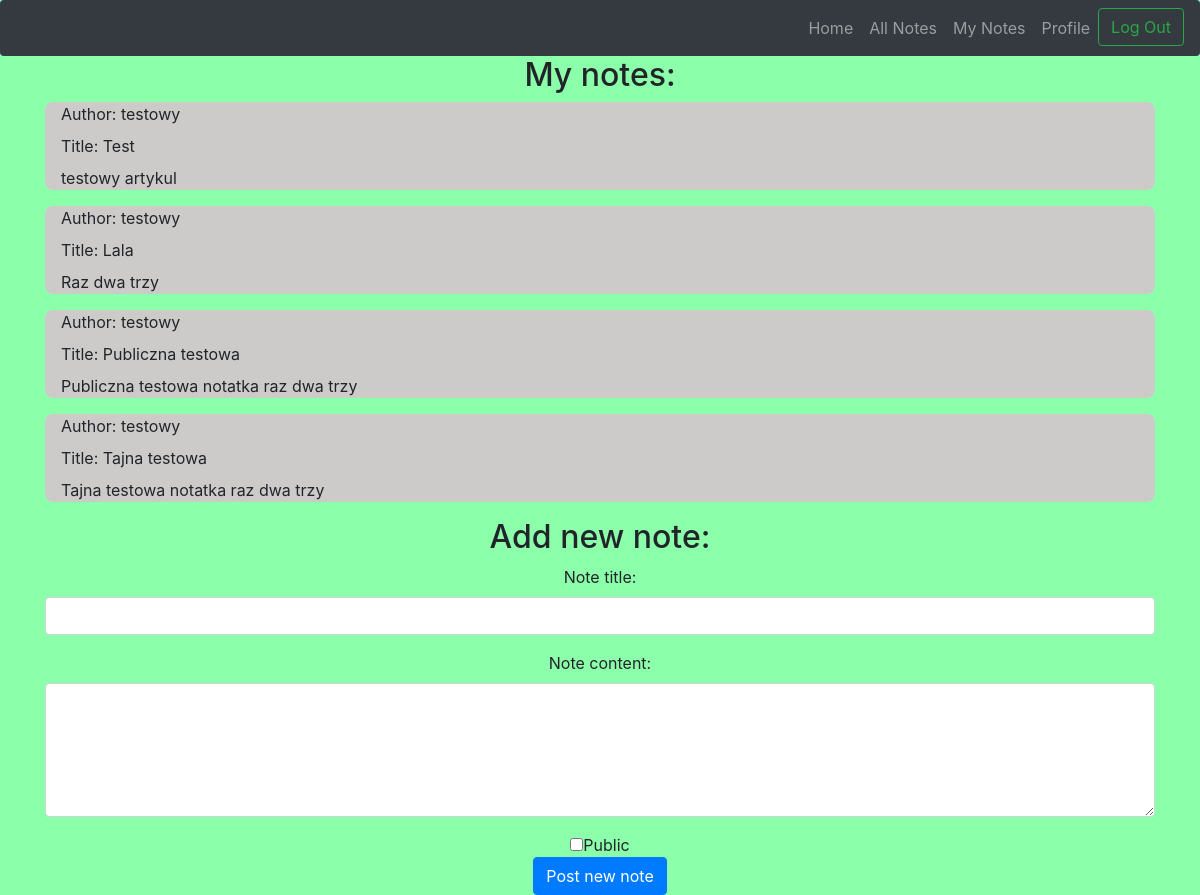
The page /user/notes/private (signed in) on the database its author committed.
### app/models.py (models this page shows)
class Note(db.Model):
    id = db.Column(db.Integer, primary_key=True)
    title = db.Column(db.String(150))
    text = db.Column(db.String(500))
    owner_mail = db.Column(db.String(100))
    owner_name = db.Column(db.String(100))
    is_public = db.Column(db.Boolean, default=False)

### app/user.py (the view)
@user.route('/user/notes/private')
@login_required
def my_notes():
    notes = load_private_notes()
    return render_template('user-private-notes.html', notes=notes)

### app/__init__.py (called while the page is built)
def create_app():
    app = Flask(__name__)
    app.config['SECRET_KEY'] = 'verysecretkeydontstealit'
    app.config['SQLALCHEMY_DATABASE_URI'] = 'sqlite:///db.sqlite'
    db.init_app(app)
    limiter.init_app(app)
    login_manager = LoginManager()
    login_manager.login_view = 'main.start'
    login_manager.login_message_category = "danger"
    login_manager.init_app(app)
    from .models import User
    from .models import Note
    @login_manager.user_loader
    def load_user(user_id):
        return User.query.get(int(user_id))
    from .auth import auth as auth_blueprint
    app.register_blueprint(auth_blueprint)
    from .main import main as main_blueprint
    app.register_blueprint(main_blueprint)
    from .user import user as user_blueprint
    app.register_blueprint(user_blueprint)
    return app

### app/user.py (called while the page is built)
def load_private_notes():
    email = current_user.email
    notes = Note.query.filter_by(owner_mail=email)
    return notes

### app/templates/user-private-notes.html (shortened to what this page needs)
{% extends "user-base.html" %}
{% block content %}
<div class="user-container">
    <div class="notes-container">
        <h2>My notes:</h2>
        {% if notes %}
        <div>
            {% for note in notes %}
            <div class="note-container">
                <label>Author: {{ note.owner_name }}</label> <br>
                <label>Title: {{ note.title }}</label>
                <p> {{ note.text }}</p>
            </div>
            {% endfor %}
        </div>
        {% endif %}
    </div>
    <div class="add-new-post-form">
        <h2>Add new note:</h2>
        <form action="/user/notes/private" method="post">
            <div class="form-group">
                <label for="inputNewNoteTitle">Note title:</label>
                <input name="new_note_title" id="inputNewNoteTitle" type="text" class="form-control" required>
            </div>
            <div class="form-group">
                <label for="inputNewNoteText">Note content:</label>
                <textarea name="new_note_text" id="inputNewNoteText"  class="form-control" rows="5" required></textarea>
            </div>
            <input type="checkbox" name="public_input" value="true">Public<br>
            <div class="button-holder">
                <button type="submit" class="btn btn-primary">Post new note</button>
            </div>
        </form>
    </div>
</div>
{% endblock %}

### app/templates/user-base.html (shortened to what this page needs)
<!DOCTYPE html>
<html lang="en">
<head>
    <link rel="stylesheet" href="https://stackpath.bootstrapcdn.com/bootstrap/4.3.1/css/bootstrap.min.css"
>
    <link rel="stylesheet" type="text/css" href="{{ url_for('static',filename='styles/user-styles.css') }}">
</head>
<body>
<div>
    <nav class="navbar navbar-dark bg-dark rounded">
        <ul class="navbar-nav ml-auto">
            <li class="nav-item">
                <a href="{{ url_for('user.home') }}" class="nav-link">Home</a>
            </li>
            <li class="nav-item">
                <a href="{{ url_for('user.public_notes') }}" class="nav-link">All Notes</a>
            </li>
            <li class="nav-item">
                <a href="{{ url_for('user.my_notes') }}" class="nav-link">My Notes</a>
            </li>
            <li class="nav-item">
                <a href="{{ url_for('user.profile') }}" class="nav-link">Profile</a>
            </li>
            <li class="nav-item">
                <a href="{{ url_for('auth.logout') }}" class="btn btn-outline-success my-2 my-sm-0">Log Out</a>
            </li>
        </ul>
    </nav>
    <div>
        <div class="container">
            {% block content %}
            {% endblock %}
        </div>
    </div>
</div>
</body>
</html>

### app/static/styles/user-styles.css (style rules this page uses)
.navbar-nav { flex-direction: row; }
.nav-link { padding-right: .5rem !important; padding-left: .5rem !important; }
.user-container { text-align: center; }
.button-holder { text-align: center; }
.note-container { text-align: left; background-color: #CDCBCA; margin-top: .5rem; padding-left: 1rem; padding-right: 1rem; border-radius: .5rem; }
body { background-color: #8cffab; }

### rows shown on the page
Note: owner_name "testowy", title "Test", text "testowy artykul"
Note: owner_name "testowy", title "Lala", text "Raz dwa trzy"
Note: owner_name "testowy", title "Publiczna testowa", text "Publiczna testowa notatka raz dwa trzy"
Note: owner_name "testowy", title "Tajna testowa", text "Tajna testowa notatka raz dwa trzy"
